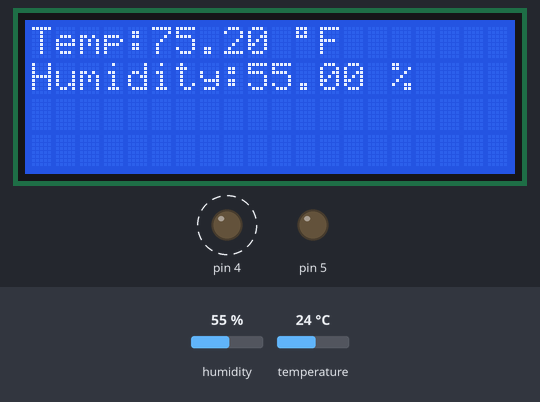
A sketch run on a simulated Arduino Uno, built with avr-gcc and run on an emulated ATmega328P. Shown: 20×4 character LCD, output pins drawn as LEDs (lit = HIGH). Dashed ring = blinking. The test bench sets the inputs (shaded band); at power-on: humidity 55 %, temperature 24 °C.

Above: at 3.2 s.
3.3 s: humidity set to 22 %
At 3.47 s:
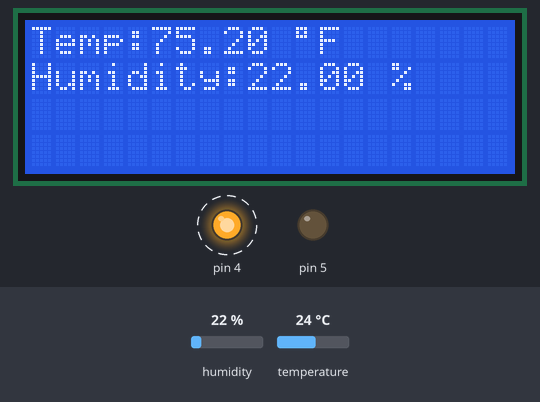
4.8 s: temperature set to 12 °C
At 5.38 s:
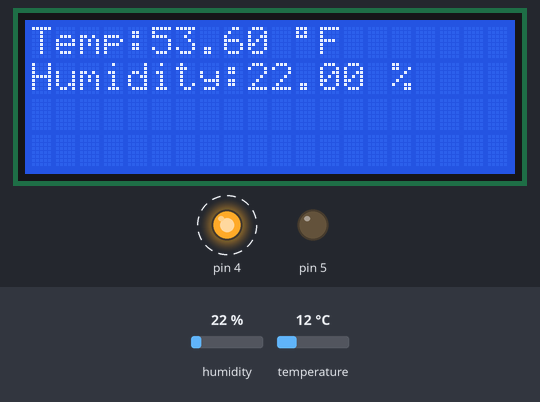
6.7 s: humidity set to 40 %
At 7.29 s:
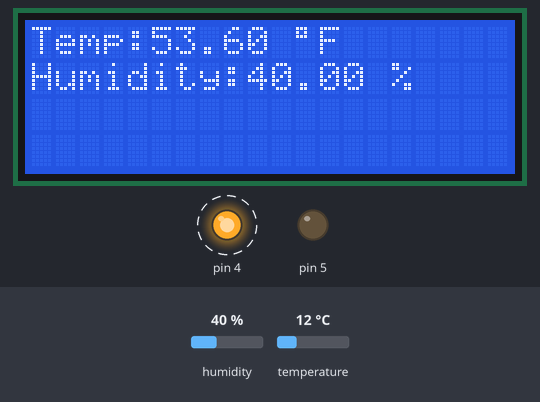
8.6 s: temperature set to 19 °C
At 9.2 s:
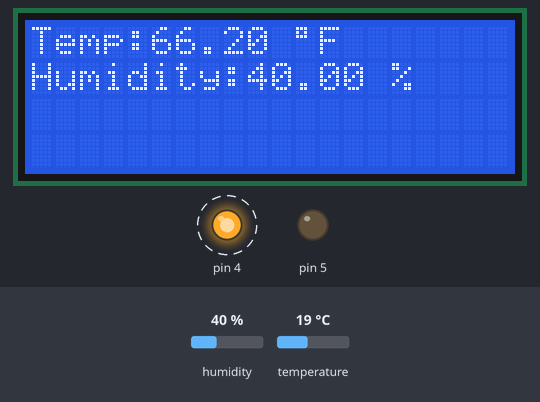
Timing chart, 0 to 11.5 s (numbered marks = the images above; inputs shaded):
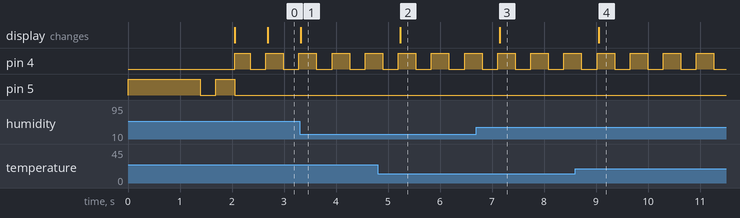

Measured:
- after the input at 3.3 s, the display: changes at once (image 1)
- after the input at 4.8 s, the display: changes after 0.44 s (image 2)
- after the input at 6.7 s, the display: changes after 0.45 s (image 3)
- after the input at 8.6 s, the display: changes after 0.46 s (image 4)
- by itself, pin 4: alternates HIGH for 0.34 s and LOW for 0.30 s

The sketch:

temp-humid-lcd.ino
```cpp
#include <DHT.h>
#include <DHT_U.h>
#include <Wire.h>
#include <LiquidCrystal_I2C.h>

#define DHTTYPE    DHT11     // DHT 11
#define DHTPIN 3

DHT_Unified dht(DHTPIN, DHTTYPE);
LiquidCrystal_I2C lcd(0x27,20,4);  // set the LCD address to 0x27 for a 16 chars and 2 line display

void setup()
{
  pinMode(5, OUTPUT);
  pinMode(4, OUTPUT);
  digitalWrite(5, HIGH);
  dht.begin();
  sensor_t sensor;

  // initialize the lcd
  lcd.init();

  // Print a message to the LCD.
  lcd.backlight();
  lcd.setCursor(0,0);
  lcd.print("Starting Sensor");
  lcd.backlight();
  lcd.setCursor(0,1);
  lcd.print("Readings");

  //Activates Red LED to signal the user that readings are about to start
  delay(1000);
  digitalWrite(5, HIGH);
  delay(300);
  digitalWrite(5, LOW);
  delay(300);
  digitalWrite(5, HIGH);
  delay(300);

  //Clear LCD Screen
  lcd.init();
}

void loop()
{
  //Final Confirmation that loop as started w/o error
  digitalWrite(5, LOW);

  //Green light showing loop is running/Updates to senor readings
  digitalWrite(4, HIGH);
  delay(300);
  digitalWrite(4, LOW);
  delay(300);
  digitalWrite(4, HIGH);

  //Get Temp and print it
  sensors_event_t event;
  lcd.backlight();
  dht.temperature().getEvent(&event);
  lcd.setCursor(0,0);
  lcd.print("Temp:");
  lcd.setCursor(5,0);
  lcd.print(1.8*event.temperature+32); //Conversion from Celsius to American
  lcd.setCursor(11,0);
  lcd.print((char)223);
  lcd.setCursor(12,0);
  lcd.print("F");

  //Get humidity and print it
  dht.humidity().getEvent(&event);
  lcd.setCursor(0,1);
  lcd.print("Humidity:");
  lcd.setCursor(9,1);
  lcd.print(event.relative_humidity);
  lcd.setCursor(15,1);
  lcd.print("%");
}
```
